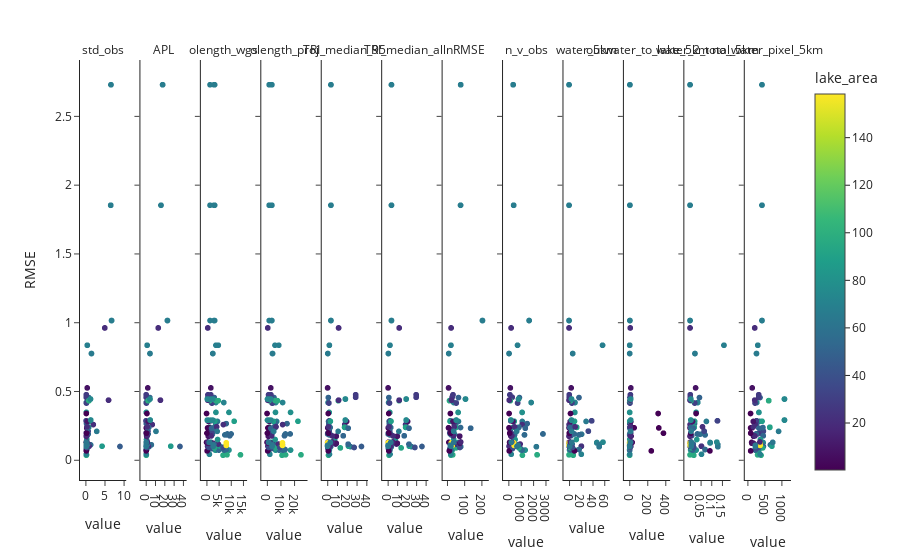

The notebook cell this image was saved under:
### Code cell
import plotly.express as px
x_fd='value'
y_fd='RMSE'
facet='predictors'
# color='lake_area'
df=df_melt.loc[(df_melt['RMSE']!=df_melt['RMSE'].max())&(df_melt['predictors']!='VE')]

fig = px.scatter(df, x=x_fd, y=y_fd, facet_col=facet,color=color,
                template="simple_white")

fig.update_xaxes(matches=None)
fig.for_each_annotation(lambda a: a.update(text=a.text.split("=")[-1]))
fig.show()
